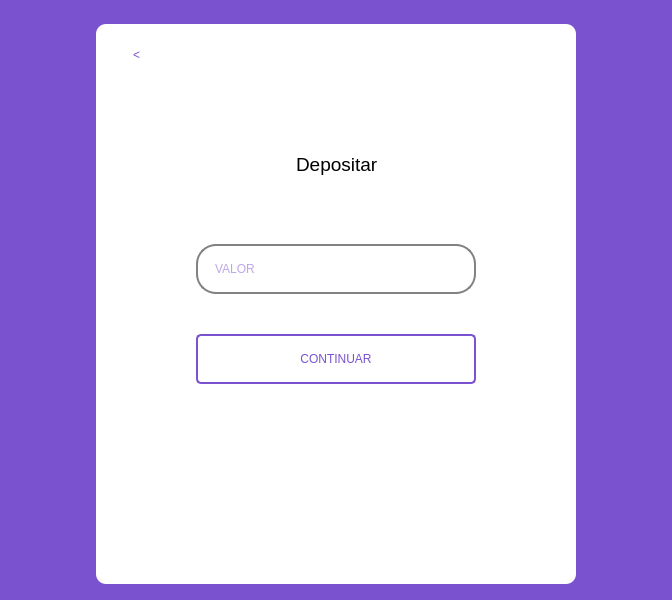
<?xml version="1.0" encoding="UTF-8"?>
<ui version="4.0">
 <class>MainWindow</class>
 <widget class="QMainWindow" name="MainWindow">
  <property name="geometry">
   <rect>
    <x>0</x>
    <y>0</y>
    <width>672</width>
    <height>600</height>
   </rect>
  </property>
  <property name="windowTitle">
   <string>Depositar</string>
  </property>
  <property name="styleSheet">
   <string notr="true">background-color: rgb(122, 82, 208);</string>
  </property>
  <widget class="QWidget" name="centralwidget">
   <layout class="QHBoxLayout" name="horizontalLayout">
    <property name="spacing">
     <number>0</number>
    </property>
    <property name="leftMargin">
     <number>0</number>
    </property>
    <property name="rightMargin">
     <number>0</number>
    </property>
    <property name="bottomMargin">
     <number>0</number>
    </property>
    <item>
     <widget class="QFrame" name="frame">
      <property name="minimumSize">
       <size>
        <width>480</width>
        <height>560</height>
       </size>
      </property>
      <property name="maximumSize">
       <size>
        <width>480</width>
        <height>560</height>
       </size>
      </property>
      <property name="styleSheet">
       <string notr="true">QFrame{
	background-color: rgb(255, 255, 255);
	border-radius: 10px;
}</string>
      </property>
      <property name="frameShape">
       <enum>QFrame::StyledPanel</enum>
      </property>
      <property name="frameShadow">
       <enum>QFrame::Raised</enum>
      </property>
      <widget class="QPushButton" name="buttonBackDep">
       <property name="geometry">
        <rect>
         <x>10</x>
         <y>10</y>
         <width>61</width>
         <height>41</height>
        </rect>
       </property>
       <property name="cursor">
        <cursorShape>PointingHandCursor</cursorShape>
       </property>
       <property name="styleSheet">
        <string notr="true">QPushButton{
	font: 18pt &quot;Verdana&quot; ;
	background-color: rgb(255, 255, 255);
	border: rgb(255, 255, 255);
	color: rgb(122, 82, 208);
}

QPushButton:pressed{
	color: rgb(0, 255, 255);
}</string>
       </property>
       <property name="text">
        <string>&lt;</string>
       </property>
      </widget>
      <widget class="QLabel" name="label">
       <property name="geometry">
        <rect>
         <x>200</x>
         <y>130</y>
         <width>91</width>
         <height>21</height>
        </rect>
       </property>
       <property name="font">
        <font>
         <pointsize>14</pointsize>
        </font>
       </property>
       <property name="text">
        <string>Depositar</string>
       </property>
      </widget>
      <widget class="QLineEdit" name="inpValDep">
       <property name="geometry">
        <rect>
         <x>100</x>
         <y>220</y>
         <width>280</width>
         <height>50</height>
        </rect>
       </property>
       <property name="styleSheet">
        <string notr="true">QLineEdit{
	font: 8pt &quot;Verdana&quot; ;
	border: 2px solid rgb(130, 130,130);
	border-radius: 20px;
	padding: 15px;
	background-color: rgb(255, 255, 255);
	color: rgb(122, 82, 208);
}

QLineEdit:hover{
	background-color: rgb(255, 255, 255);
	border: 2px solid rgb(122, 82, 208);
}

QLineEdit:focus{
	background-color: rgb(255, 255, 255);
	border: 2px solid rgb(122, 82, 208);
}</string>
       </property>
       <property name="inputMethodHints">
        <set>Qt::ImhNone</set>
       </property>
       <property name="text">
        <string/>
       </property>
       <property name="maxLength">
        <number>50000</number>
       </property>
       <property name="placeholderText">
        <string>VALOR</string>
       </property>
      </widget>
      <widget class="QPushButton" name="buttonDep">
       <property name="geometry">
        <rect>
         <x>100</x>
         <y>310</y>
         <width>280</width>
         <height>50</height>
        </rect>
       </property>
       <property name="cursor">
        <cursorShape>PointingHandCursor</cursorShape>
       </property>
       <property name="styleSheet">
        <string notr="true">QPushButton{
	font: 8pt &quot;Verdana&quot; ;
	border: 2px solid rgb(122, 82, 208);
	border-radius: 5px;
	padding: 15px;
	color: rgb(122, 82, 208);
	background-color: rgb(255, 255, 255);
}

QPushButton:pressed{
	background-color: rgb(122, 82, 208);
	color: rgb(0, 255, 255);
}</string>
       </property>
       <property name="text">
        <string>CONTINUAR</string>
       </property>
      </widget>
      <widget class="QLabel" name="statusTrans">
       <property name="geometry">
        <rect>
         <x>115</x>
         <y>280</y>
         <width>251</width>
         <height>20</height>
        </rect>
       </property>
       <property name="layoutDirection">
        <enum>Qt::LeftToRight</enum>
       </property>
       <property name="text">
        <string/>
       </property>
       <property name="alignment">
        <set>Qt::AlignCenter</set>
       </property>
      </widget>
      <widget class="QLabel" name="labelStatusDep">
       <property name="geometry">
        <rect>
         <x>110</x>
         <y>180</y>
         <width>261</width>
         <height>20</height>
        </rect>
       </property>
       <property name="styleSheet">
        <string notr="true">QLabel{
	color: rgb(0, 230, 230)
}</string>
       </property>
       <property name="text">
        <string/>
       </property>
       <property name="alignment">
        <set>Qt::AlignCenter</set>
       </property>
      </widget>
     </widget>
    </item>
   </layout>
  </widget>
 </widget>
 <resources/>
 <connections/>
</ui>
